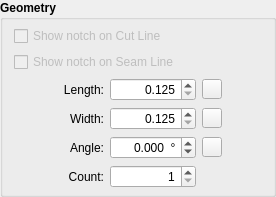
              <widget class="QGroupBox" name="geometry_GroupBox">
               <property name="minimumSize">
                <size>
                 <width>0</width>
                 <height>0</height>
                </size>
               </property>
               <property name="font">
                <font>
                 <pointsize>9</pointsize>
                 <bold>true</bold>
                </font>
               </property>
               <property name="title">
                <string>Geometry</string>
               </property>
               <layout class="QVBoxLayout" name="verticalLayout_27">
                <property name="topMargin">
                 <number>6</number>
                </property>
                <property name="bottomMargin">
                 <number>6</number>
                </property>
                <item>
                 <widget class="QCheckBox" name="showNotch_CheckBox">
                  <property name="enabled">
                   <bool>false</bool>
                  </property>
                  <property name="sizePolicy">
                   <sizepolicy hsizetype="Minimum" vsizetype="Fixed">
                    <horstretch>0</horstretch>
                    <verstretch>0</verstretch>
                   </sizepolicy>
                  </property>
                  <property name="font">
                   <font>
                    <pointsize>9</pointsize>
                    <bold>false</bold>
                   </font>
                  </property>
                  <property name="toolTip">
                   <string>Show notch on the cut line.</string>
                  </property>
                  <property name="text">
                   <string>Show notch on Cut Line</string>
                  </property>
                 </widget>
                </item>
                <item>
                 <widget class="QCheckBox" name="showSeamlineNotch_CheckBox">
                  <property name="enabled">
                   <bool>false</bool>
                  </property>
                  <property name="font">
                   <font>
                    <pointsize>9</pointsize>
                    <bold>false</bold>
                   </font>
                  </property>
                  <property name="toolTip">
                   <string>Show notch on the seam line.</string>
                  </property>
                  <property name="text">
                   <string>Show notch on Seam Line</string>
                  </property>
                 </widget>
                </item>
                <item>
                 <layout class="QGridLayout" name="gridLayout_2">
                  <item row="3" column="1">
                   <widget class="QSpinBox" name="notchCount_SpinBox">
                    <property name="sizePolicy">
                     <sizepolicy hsizetype="Expanding" vsizetype="Fixed">
                      <horstretch>0</horstretch>
                      <verstretch>0</verstretch>
                     </sizepolicy>
                    </property>
                    <property name="minimumSize">
                     <size>
                      <width>50</width>
                      <height>0</height>
                     </size>
                    </property>
                    <property name="font">
                     <font>
                      <pointsize>9</pointsize>
                      <bold>false</bold>
                     </font>
                    </property>
                    <property name="alignment">
                     <set>Qt::AlignRight|Qt::AlignTrailing|Qt::AlignVCenter</set>
                    </property>
                    <property name="minimum">
                     <number>1</number>
                    </property>
                    <property name="maximum">
                     <number>3</number>
                    </property>
                   </widget>
                  </item>
                  <item row="1" column="0">
                   <widget class="QLabel" name="notchWidth_Label">
                    <property name="sizePolicy">
                     <sizepolicy hsizetype="Fixed" vsizetype="Preferred">
                      <horstretch>0</horstretch>
                      <verstretch>0</verstretch>
                     </sizepolicy>
                    </property>
                    <property name="minimumSize">
                     <size>
                      <width>90</width>
                      <height>0</height>
                     </size>
                    </property>
                    <property name="maximumSize">
                     <size>
                      <width>0</width>
                      <height>16777215</height>
                     </size>
                    </property>
                    <property name="font">
                     <font>
                      <pointsize>9</pointsize>
                      <bold>false</bold>
                     </font>
                    </property>
                    <property name="text">
                     <string> Width:</string>
                    </property>
                    <property name="alignment">
                     <set>Qt::AlignRight|Qt::AlignTrailing|Qt::AlignVCenter</set>
                    </property>
                   </widget>
                  </item>
                  <item row="2" column="0">
                   <widget class="QLabel" name="notchAngle_Label">
                    <property name="sizePolicy">
                     <sizepolicy hsizetype="Fixed" vsizetype="Preferred">
                      <horstretch>0</horstretch>
                      <verstretch>0</verstretch>
                     </sizepolicy>
                    </property>
                    <property name="minimumSize">
                     <size>
                      <width>90</width>
                      <height>0</height>
                     </size>
                    </property>
                    <property name="maximumSize">
                     <size>
                      <width>0</width>
                      <height>16777215</height>
                     </size>
                    </property>
                    <property name="font">
                     <font>
                      <pointsize>9</pointsize>
                      <bold>false</bold>
                     </font>
                    </property>
                    <property name="text">
                     <string>Angle:</string>
                    </property>
                    <property name="alignment">
                     <set>Qt::AlignRight|Qt::AlignTrailing|Qt::AlignVCenter</set>
                    </property>
                   </widget>
                  </item>
                  <item row="2" column="1">
                   <widget class="QDoubleSpinBox" name="notchAngle_DoubleSpinBox">
                    <property name="sizePolicy">
                     <sizepolicy hsizetype="Expanding" vsizetype="Fixed">
                      <horstretch>0</horstretch>
                      <verstretch>0</verstretch>
                     </sizepolicy>
                    </property>
                    <property name="minimumSize">
                     <size>
                      <width>50</width>
                      <height>0</height>
                     </size>
                    </property>
                    <property name="font">
                     <font>
                      <pointsize>9</pointsize>
                      <bold>false</bold>
                     </font>
                    </property>
                    <property name="alignment">
                     <set>Qt::AlignRight|Qt::AlignTrailing|Qt::AlignVCenter</set>
                    </property>
                    <property name="keyboardTracking">
                     <bool>false</bool>
                    </property>
                    <property name="suffix">
                     <string notr="true">  °</string>
                    </property>
                    <property name="decimals">
                     <number>3</number>
                    </property>
                    <property name="minimum">
                     <double>-360.000000000000000</double>
                    </property>
                    <property name="maximum">
                     <double>360.000000000000000</double>
                    </property>
                    <property name="singleStep">
                     <double>1.000000000000000</double>
                    </property>
                   </widget>
                  </item>
                  <item row="0" column="0">
                   <widget class="QLabel" name="notchLength_Label">
                    <property name="sizePolicy">
                     <sizepolicy hsizetype="Fixed" vsizetype="Preferred">
                      <horstretch>0</horstretch>
                      <verstretch>0</verstretch>
                     </sizepolicy>
                    </property>
                    <property name="minimumSize">
                     <size>
                      <width>90</width>
                      <height>0</height>
                     </size>
                    </property>
                    <property name="maximumSize">
                     <size>
                      <width>0</width>
                      <height>16777215</height>
                     </size>
                    </property>
                    <property name="font">
                     <font>
                      <pointsize>9</pointsize>
                      <bold>false</bold>
                     </font>
                    </property>
                    <property name="text">
                     <string>Length:</string>
                    </property>
                    <property name="alignment">
                     <set>Qt::AlignRight|Qt::AlignTrailing|Qt::AlignVCenter</set>
                    </property>
                   </widget>
                  </item>
                  <item row="0" column="2">
                   <widget class="QPushButton" name="resetLength_PushButton">
                    <property name="sizePolicy">
                     <sizepolicy hsizetype="Fixed" vsizetype="Fixed">
                      <horstretch>0</horstretch>
                      <verstretch>0</verstretch>
                     </sizepolicy>
                    </property>
                    <property name="minimumSize">
                     <size>
                      <width>20</width>
                      <height>20</height>
                     </size>
                    </property>
                    <property name="maximumSize">
                     <size>
                      <width>20</width>
                      <height>20</height>
                     </size>
                    </property>
                    <property name="toolTip">
                     <string>Reset notch length to default.</string>
                    </property>
                    <property name="text">
                     <string/>
                    </property>
                    <property name="icon">
                     <iconset resource="../../../../vmisc/share/resources/theme.qrc">
                      <normaloff>:/tsvg/spectrum/Undo.tsvg</normaloff>:/tsvg/spectrum/Undo.tsvg</iconset>
                    </property>
                   </widget>
                  </item>
                  <item row="1" column="4">
                   <spacer name="horizontalSpacer_19">
                    <property name="orientation">
                     <enum>Qt::Horizontal</enum>
                    </property>
                    <property name="sizeHint" stdset="0">
                     <size>
                      <width>40</width>
                      <height>20</height>
                     </size>
                    </property>
                   </spacer>
                  </item>
                  <item row="0" column="1">
                   <widget class="QDoubleSpinBox" name="notchLength_DoubleSpinBox">
                    <property name="sizePolicy">
                     <sizepolicy hsizetype="Expanding" vsizetype="Fixed">
                      <horstretch>0</horstretch>
                      <verstretch>0</verstretch>
                     </sizepolicy>
                    </property>
                    <property name="minimumSize">
                     <size>
                      <width>50</width>
                      <height>0</height>
                     </size>
                    </property>
                    <property name="font">
                     <font>
                      <pointsize>9</pointsize>
                      <bold>false</bold>
                     </font>
                    </property>
                    <property name="alignment">
                     <set>Qt::AlignRight|Qt::AlignTrailing|Qt::AlignVCenter</set>
                    </property>
                    <property name="keyboardTracking">
                     <bool>false</bool>
                    </property>
                    <property name="decimals">
                     <number>3</number>
                    </property>
                    <property name="minimum">
                     <double>0.125000000000000</double>
                    </property>
                    <property name="maximum">
                     <double>5.000000000000000</double>
                    </property>
                    <property name="singleStep">
                     <double>0.010000000000000</double>
                    </property>
                    <property name="value">
                     <double>0.125000000000000</double>
                    </property>
                   </widget>
                  </item>
                  <item row="0" column="4">
                   <spacer name="horizontalSpacer_18">
                    <property name="orientation">
                     <enum>Qt::Horizontal</enum>
                    </property>
                    <property name="sizeHint" stdset="0">
                     <size>
                      <width>40</width>
                      <height>20</height>
                     </size>
                    </property>
                   </spacer>
                  </item>
                  <item row="1" column="2">
                   <widget class="QPushButton" name="resetWidth_PushButton">
                    <property name="sizePolicy">
                     <sizepolicy hsizetype="Fixed" vsizetype="Fixed">
                      <horstretch>0</horstretch>
                      <verstretch>0</verstretch>
                     </sizepolicy>
                    </property>
                    <property name="minimumSize">
                     <size>
                      <width>20</width>
                      <height>20</height>
                     </size>
                    </property>
                    <property name="maximumSize">
                     <size>
                      <width>20</width>
                      <height>20</height>
                     </size>
                    </property>
                    <property name="toolTip">
                     <string>Reset notch with to default.</string>
                    </property>
                    <property name="text">
                     <string/>
                    </property>
                    <property name="icon">
                     <iconset resource="../../../../vmisc/share/resources/theme.qrc">
                      <normaloff>:/tsvg/spectrum/Undo.tsvg</normaloff>:/tsvg/spectrum/Undo.tsvg</iconset>
                    </property>
                   </widget>
                  </item>
                  <item row="1" column="1">
                   <widget class="QDoubleSpinBox" name="notchWidth_DoubleSpinBox">
                    <property name="sizePolicy">
                     <sizepolicy hsizetype="Expanding" vsizetype="Fixed">
                      <horstretch>0</horstretch>
                      <verstretch>0</verstretch>
                     </sizepolicy>
                    </property>
                    <property name="minimumSize">
                     <size>
                      <width>50</width>
                      <height>0</height>
                     </size>
                    </property>
                    <property name="font">
                     <font>
                      <pointsize>9</pointsize>
                      <bold>false</bold>
                     </font>
                    </property>
                    <property name="alignment">
                     <set>Qt::AlignRight|Qt::AlignTrailing|Qt::AlignVCenter</set>
                    </property>
                    <property name="keyboardTracking">
                     <bool>false</bool>
                    </property>
                    <property name="decimals">
                     <number>3</number>
                    </property>
                    <property name="minimum">
                     <double>0.125000000000000</double>
                    </property>
                    <property name="maximum">
                     <double>5.000000000000000</double>
                    </property>
                    <property name="singleStep">
                     <double>0.010000000000000</double>
                    </property>
                    <property name="value">
                     <double>0.125000000000000</double>
                    </property>
                   </widget>
                  </item>
                  <item row="2" column="2">
                   <widget class="QPushButton" name="resetAngle_PushButton">
                    <property name="sizePolicy">
                     <sizepolicy hsizetype="Fixed" vsizetype="Fixed">
                      <horstretch>0</horstretch>
                      <verstretch>0</verstretch>
                     </sizepolicy>
                    </property>
                    <property name="minimumSize">
                     <size>
                      <width>20</width>
                      <height>20</height>
                     </size>
                    </property>
                    <property name="maximumSize">
                     <size>
                      <width>20</width>
                      <height>20</height>
                     </size>
                    </property>
                    <property name="toolTip">
                     <string>Reset notch angle to default.</string>
                    </property>
                    <property name="text">
                     <string/>
                    </property>
                    <property name="icon">
                     <iconset resource="../../../../vmisc/share/resources/theme.qrc">
                      <normaloff>:/tsvg/spectrum/Undo.tsvg</normaloff>:/tsvg/spectrum/Undo.tsvg</iconset>
                    </property>
                   </widget>
                  </item>
                  <item row="3" column="0">
                   <widget class="QLabel" name="notchCount_Label">
                    <property name="sizePolicy">
                     <sizepolicy hsizetype="Fixed" vsizetype="Preferred">
                      <horstretch>0</horstretch>
                      <verstretch>0</verstretch>
                     </sizepolicy>
                    </property>
                    <property name="minimumSize">
                     <size>
                      <width>90</width>
                      <height>0</height>
                     </size>
                    </property>
                    <property name="maximumSize">
                     <size>
                      <width>0</width>
                      <height>16777215</height>
                     </size>
                    </property>
                    <property name="font">
                     <font>
                      <pointsize>9</pointsize>
                      <bold>false</bold>
                     </font>
                    </property>
                    <property name="text">
                     <string>Count:</string>
                    </property>
                    <property name="alignment">
                     <set>Qt::AlignRight|Qt::AlignTrailing|Qt::AlignVCenter</set>
                    </property>
                   </widget>
                  </item>
                  <item row="2" column="4">
                   <spacer name="horizontalSpacer_20">
                    <property name="orientation">
                     <enum>Qt::Horizontal</enum>
                    </property>
                    <property name="sizeHint" stdset="0">
                     <size>
                      <width>40</width>
                      <height>20</height>
                     </size>
                    </property>
                   </spacer>
                  </item>
                 </layout>
                </item>
               </layout>
              </widget>
